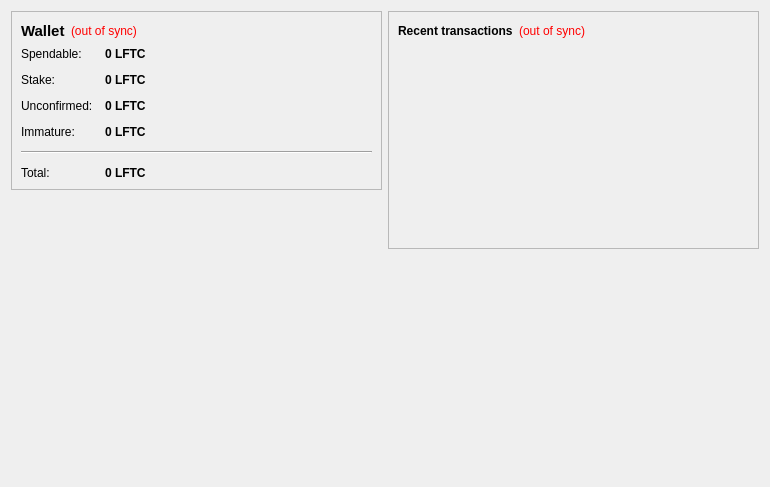
<?xml version="1.0" encoding="UTF-8"?>
<ui version="4.0">
 <class>OverviewPage</class>
 <widget class="QWidget" name="OverviewPage">
  <property name="geometry">
   <rect>
    <x>0</x>
    <y>0</y>
    <width>770</width>
    <height>487</height>
   </rect>
  </property>
  <property name="windowTitle">
   <string>Form</string>
  </property>
  <layout class="QHBoxLayout" name="horizontalLayout" stretch="1,1">
   <item>
    <layout class="QVBoxLayout" name="verticalLayout_2">
     <item>
      <widget class="QFrame" name="frame">
       <property name="frameShape">
        <enum>QFrame::StyledPanel</enum>
       </property>
       <property name="frameShadow">
        <enum>QFrame::Raised</enum>
       </property>
       <layout class="QVBoxLayout" name="verticalLayout_4">
        <item>
         <layout class="QHBoxLayout" name="horizontalLayout_4">
          <item>
           <widget class="QLabel" name="label_5">
            <property name="font">
             <font>
              <pointsize>11</pointsize>
              <weight>75</weight>
              <bold>true</bold>
             </font>
            </property>
            <property name="text">
             <string>Wallet</string>
            </property>
           </widget>
          </item>
          <item>
           <widget class="QLabel" name="labelWalletStatus">
            <property name="toolTip">
             <string>The displayed information may be out of date. Your wallet automatically synchronizes with the lftccoin network after a connection is established, but this process has not completed yet.</string>
            </property>
            <property name="styleSheet">
             <string notr="true">QLabel { color: red; }</string>
            </property>
            <property name="text">
             <string notr="true">(out of sync)</string>
            </property>
            <property name="alignment">
             <set>Qt::AlignLeading|Qt::AlignLeft|Qt::AlignVCenter</set>
            </property>
           </widget>
          </item>
          <item>
           <spacer name="horizontalSpacer_2">
            <property name="orientation">
             <enum>Qt::Horizontal</enum>
            </property>
            <property name="sizeHint" stdset="0">
             <size>
              <width>40</width>
              <height>20</height>
             </size>
            </property>
           </spacer>
          </item>
         </layout>
        </item>
        <item>
         <layout class="QFormLayout" name="formLayout_2">
          <property name="fieldGrowthPolicy">
           <enum>QFormLayout::AllNonFixedFieldsGrow</enum>
          </property>
          <property name="horizontalSpacing">
           <number>12</number>
          </property>
          <property name="verticalSpacing">
           <number>12</number>
          </property>
          <item row="0" column="0">
           <widget class="QLabel" name="label">
            <property name="text">
             <string>Spendable:</string>
            </property>
           </widget>
          </item>
          <item row="0" column="1">
           <widget class="QLabel" name="labelBalance">
            <property name="font">
             <font>
              <weight>75</weight>
              <bold>true</bold>
             </font>
            </property>
            <property name="cursor">
             <cursorShape>IBeamCursor</cursorShape>
            </property>
            <property name="toolTip">
             <string>Your current spendable balance</string>
            </property>
            <property name="text">
             <string notr="true">0 LFTC</string>
            </property>
            <property name="textInteractionFlags">
             <set>Qt::LinksAccessibleByMouse|Qt::TextSelectableByKeyboard|Qt::TextSelectableByMouse</set>
            </property>
           </widget>
          </item>
          <item row="1" column="0">
           <widget class="QLabel" name="label_6">
            <property name="text">
             <string>Stake:</string>
            </property>
           </widget>
          </item>
          <item row="1" column="1">
           <widget class="QLabel" name="labelStake">
            <property name="font">
             <font>
              <weight>75</weight>
              <bold>true</bold>
             </font>
            </property>
            <property name="cursor">
             <cursorShape>IBeamCursor</cursorShape>
            </property>
            <property name="toolTip">
             <string>Total of coins that was staked, and do not yet count toward the current balance</string>
            </property>
            <property name="text">
             <string notr="true">0 LFTC</string>
            </property>
            <property name="textInteractionFlags">
             <set>Qt::LinksAccessibleByMouse|Qt::TextSelectableByKeyboard|Qt::TextSelectableByMouse</set>
            </property>
           </widget>
          </item>
          <item row="2" column="0">
           <widget class="QLabel" name="label_3">
            <property name="text">
             <string>Unconfirmed:</string>
            </property>
           </widget>
          </item>
          <item row="2" column="1">
           <widget class="QLabel" name="labelUnconfirmed">
            <property name="font">
             <font>
              <weight>75</weight>
              <bold>true</bold>
             </font>
            </property>
            <property name="cursor">
             <cursorShape>IBeamCursor</cursorShape>
            </property>
            <property name="toolTip">
             <string>Total of transactions that have yet to be confirmed, and do not yet count toward the current balance</string>
            </property>
            <property name="text">
             <string notr="true">0 LFTC</string>
            </property>
            <property name="textInteractionFlags">
             <set>Qt::LinksAccessibleByMouse|Qt::TextSelectableByKeyboard|Qt::TextSelectableByMouse</set>
            </property>
           </widget>
          </item>
          <item row="3" column="0">
           <widget class="QLabel" name="labelImmatureText">
            <property name="text">
             <string>Immature:</string>
            </property>
           </widget>
          </item>
          <item row="3" column="1">
           <widget class="QLabel" name="labelImmature">
            <property name="font">
             <font>
              <weight>75</weight>
              <bold>true</bold>
             </font>
            </property>
            <property name="toolTip">
             <string>Mined balance that has not yet matured</string>
            </property>
            <property name="text">
             <string notr="true">0 LFTC</string>
            </property>
            <property name="textInteractionFlags">
             <set>Qt::LinksAccessibleByMouse|Qt::TextSelectableByKeyboard|Qt::TextSelectableByMouse</set>
            </property>
           </widget>
          </item>
          <item row="4" column="0" colspan="2">
           <widget class="Line" name="line">
            <property name="orientation">
             <enum>Qt::Horizontal</enum>
            </property>
           </widget>
          </item>
          <item row="5" column="0">
           <widget class="QLabel" name="labelTotalText">
            <property name="text">
             <string>Total:</string>
            </property>
           </widget>
          </item>
          <item row="5" column="1">
           <widget class="QLabel" name="labelTotal">
            <property name="font">
             <font>
              <weight>75</weight>
              <bold>true</bold>
             </font>
            </property>
            <property name="cursor">
             <cursorShape>IBeamCursor</cursorShape>
            </property>
            <property name="toolTip">
             <string>Your current total balance</string>
            </property>
            <property name="text">
             <string notr="true">0 LFTC</string>
            </property>
            <property name="textInteractionFlags">
             <set>Qt::LinksAccessibleByMouse|Qt::TextSelectableByKeyboard|Qt::TextSelectableByMouse</set>
            </property>
           </widget>
          </item>
         </layout>
        </item>
       </layout>
      </widget>
     </item>
     <item>
      <spacer name="verticalSpacer">
       <property name="orientation">
        <enum>Qt::Vertical</enum>
       </property>
       <property name="sizeHint" stdset="0">
        <size>
         <width>20</width>
         <height>40</height>
        </size>
       </property>
      </spacer>
     </item>
     <item>
      <widget class="QLabel" name="label_2">
       <property name="autoFillBackground">
        <bool>true</bool>
       </property>
       <property name="text">
        <string/>
       </property>
       <property name="pixmap">
        <pixmap resource="../bitcoin.qrc">:/images/about</pixmap>
       </property>
       <property name="scaledContents">
        <bool>false</bool>
       </property>
       <property name="margin">
        <number>0</number>
       </property>
      </widget>
     </item>
    </layout>
   </item>
   <item>
    <layout class="QVBoxLayout" name="verticalLayout_3">
     <item>
      <widget class="QFrame" name="frame_2">
       <property name="frameShape">
        <enum>QFrame::StyledPanel</enum>
       </property>
       <property name="frameShadow">
        <enum>QFrame::Raised</enum>
       </property>
       <layout class="QVBoxLayout" name="verticalLayout">
        <item>
         <layout class="QHBoxLayout" name="horizontalLayout_2">
          <item>
           <widget class="QLabel" name="label_4">
            <property name="text">
             <string>&lt;b&gt;Recent transactions&lt;/b&gt;</string>
            </property>
           </widget>
          </item>
          <item>
           <widget class="QLabel" name="labelTransactionsStatus">
            <property name="toolTip">
             <string>The displayed information may be out of date. Your wallet automatically synchronizes with the lftccoin network after a connection is established, but this process has not completed yet.</string>
            </property>
            <property name="styleSheet">
             <string notr="true">QLabel { color: red; }</string>
            </property>
            <property name="text">
             <string notr="true">(out of sync)</string>
            </property>
            <property name="alignment">
             <set>Qt::AlignRight|Qt::AlignTrailing|Qt::AlignVCenter</set>
            </property>
           </widget>
          </item>
          <item>
           <spacer name="horizontalSpacer">
            <property name="orientation">
             <enum>Qt::Horizontal</enum>
            </property>
            <property name="sizeHint" stdset="0">
             <size>
              <width>40</width>
              <height>20</height>
             </size>
            </property>
           </spacer>
          </item>
         </layout>
        </item>
        <item>
         <widget class="QListView" name="listTransactions">
          <property name="styleSheet">
           <string notr="true">QListView { background: transparent; }</string>
          </property>
          <property name="frameShape">
           <enum>QFrame::NoFrame</enum>
          </property>
          <property name="verticalScrollBarPolicy">
           <enum>Qt::ScrollBarAlwaysOff</enum>
          </property>
          <property name="horizontalScrollBarPolicy">
           <enum>Qt::ScrollBarAlwaysOff</enum>
          </property>
          <property name="selectionMode">
           <enum>QAbstractItemView::NoSelection</enum>
          </property>
         </widget>
        </item>
       </layout>
      </widget>
     </item>
     <item>
      <spacer name="verticalSpacer_2">
       <property name="orientation">
        <enum>Qt::Vertical</enum>
       </property>
       <property name="sizeHint" stdset="0">
        <size>
         <width>20</width>
         <height>40</height>
        </size>
       </property>
      </spacer>
     </item>
    </layout>
   </item>
  </layout>
 </widget>
 <resources>
  <include location="../bitcoin.qrc"/>
 </resources>
 <connections/>
</ui>
